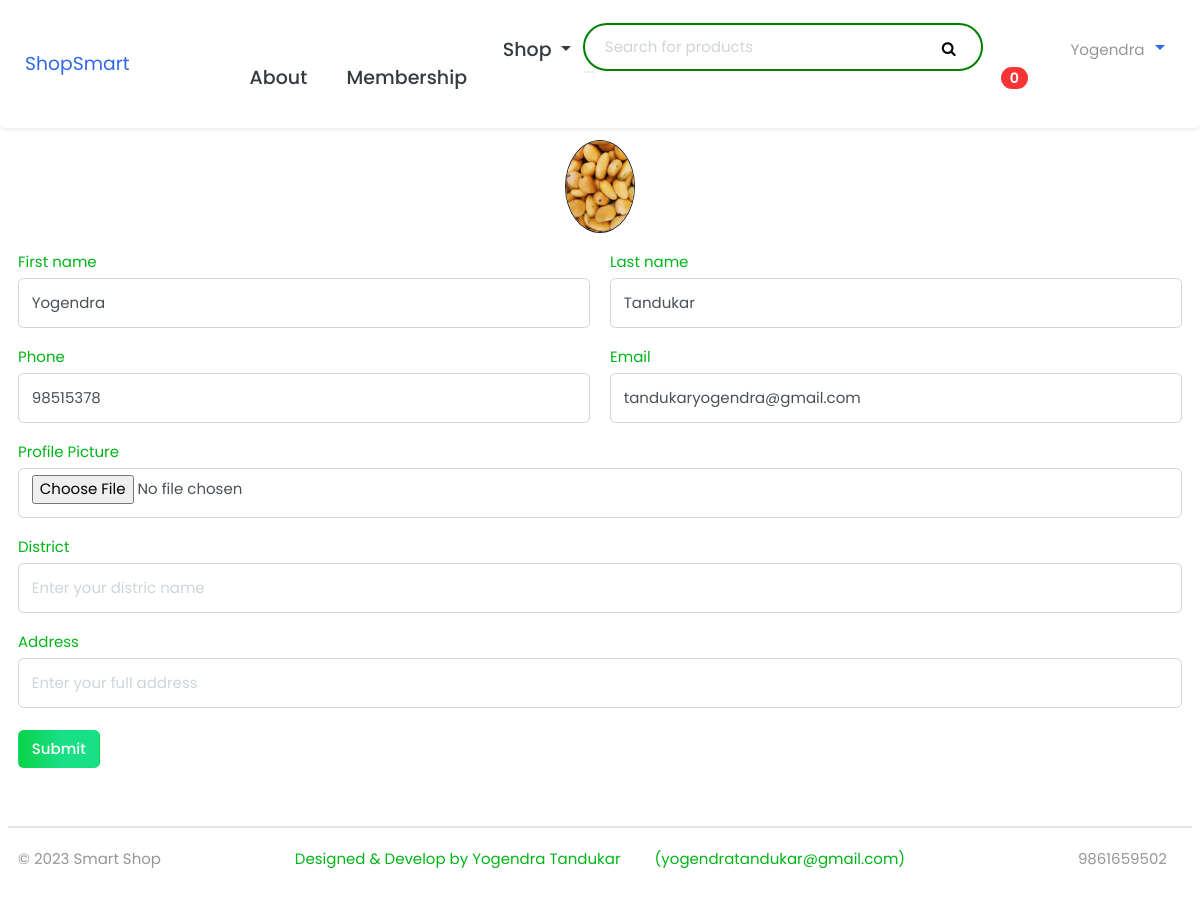
Page /accounts/editProfile/ (signed in) on the committed database.
### accounts/models.py (models this page shows, shortened)
class Account(AbstractBaseUser):
    first_name = models.CharField(max_length=50)
    last_name = models.CharField(max_length=50)
    username = models.CharField(max_length=50, unique=True)
    email  = models.EmailField(max_length=100, unique=True)
    phone_number = models.CharField(max_length=100)
    country = models.CharField(max_length=100, blank=True)
    date_joined = models.DateTimeField(auto_now_add=True)
    last_login = models.DateTimeField(auto_now_add=True)
    is_admin = models.BooleanField(default=False)
    is_staff = models.BooleanField(default=False)
    is_active = models.BooleanField(default=False)
    is_superadmin = models.BooleanField(default=False)
    USERNAME_FIELD  = 'email' #this is to make email default login method
    REQUIRED_FIELDS = ['first_name','last_name','username']
    objects = MyAccountManager() #informing this class about the above class

class UserProfile(models.Model):
    user = models.OneToOneField(Account, on_delete=models.CASCADE)
    state = models.CharField(max_length=50, blank=True)
    area = models.CharField(max_length=50, blank=True)
    profile_picture = models.ImageField(blank=True, upload_to='userprofile')
    address = models.CharField(blank=True, max_length=100)

### accounts/views.py (the view)
# urls.py: path("editProfile/", views.editProfile, name="editProfile"),
@login_required(login_url='login')
def editProfile(request):
    userprofile = get_object_or_404(UserProfile, user=request.user) #gets the userprofile
    if request.method == 'POST':
        user_form = UserForm(request.POST, instance=request.user) #instance because we want to edit form
        profile_form = UserProfileForm(request.POST,request.FILES, instance=userprofile) #file upload request.FILES
        if user_form.is_valid() and profile_form.is_valid():
            user_form.save()
            profile_form.save()
            messages.success(request, "Profile updated")
            return redirect('dashboard')
    else:
        user_form = UserForm(instance=request.user)
        profile_form = UserProfileForm(instance=userprofile)
    context = {
        'user_form' : user_form,
        'profile_form' : profile_form,
        'userprofile' : userprofile,
    }
    return render(request, 'accounts/edit_profile.html', context)

### accounts/forms.py
class UserForm(forms.ModelForm):
    class Meta:
        model = Account
        fields = ['first_name','last_name', 'phone_number','email']
    def __init__(self, *args, **kwargs):
        super(UserForm, self).__init__(*args, **kwargs)
        self.fields['first_name'].widget.attrs['placeholder'] = "Enter your first name"
        self.fields['last_name'].widget.attrs['placeholder'] = "Enter your last name"
        self.fields['phone_number'].widget.attrs['placeholder'] = "Enter your phone number"
        for field in self.fields:
            self.fields[field].widget.attrs['class'] = 'form-control'

class UserProfileForm(forms.ModelForm):
    profile_picture = forms.ImageField(required=False, error_messages={'invalid':("Image files only")},widget=forms.FileInput)
    class Meta:
        model = UserProfile
        fields = ['state','area','address','profile_picture']
    def __init__(self, *args, **kwargs):
        super(UserProfileForm, self).__init__(*args, **kwargs)
        self.fields['state'].widget.attrs['placeholder'] = "Enter your distric name"
        self.fields['area'].widget.attrs['placeholder'] = "Enter your area name"
        self.fields['address'].widget.attrs['placeholder'] = "Enter your full address"
        for field in self.fields:
            self.fields[field].widget.attrs['class'] = 'form-control'

### carts/context_processors.py (called while the page is built)
def counter(request):
    cart_count = 0
    if 'admin' in request.path:
        return {}
    else:
        try:
            cart = Cart.objects.filter(cart_id=_cart_id(request))
            if request.user.is_authenticated:
                cart_items = CartItem.objects.filter(user=request.user)
            else:
                cart_items = CartItem.objects.all().filter(cart=cart[:1])
            for cart_item in cart_items:
                cart_count += cart_item.quantity
        except Cart.DoesNotExist:
            cart_count = 0
    return dict(cart_count=cart_count)

### carts/views.py (called while the page is built)
def _cart_id(request):
    cart = request.session.session_key
    if not cart:
        cart = request.session.create()
    return cart

### category/context_processors.py (called while the page is built)
def menu_links(request):
    link = Category.objects.all()
    return dict(links=link)

### category/models.py (called while the page is built)
    def get_url(self):
        return reverse('product_by_category', args=[self.slug])

### templates/accounts/edit_profile.html (shortened to what this page needs)
{% extends 'base.html' %}
{% load static %}
{% block content %}
{% include 'includes/navbar.html' %}
<div class="container">
    <div class="row padding-y">
        <div class="col-md-12">
            <form method="POST" action="{% url 'editProfile' %}" enctype="multipart/form-data">
                <div class="row">
                    <div class="form-group col-sm-12 text-center">
                        <img src="{% if userprofile.profile_picture %}{{userprofile.profile_picture.url}}{% endif %}"
                      alt="Profile Picture" class="img-fluid rounded-circle border border-dark border-3"
                      style="width: 70px;">
                    </div>
                    <div class="form-group col-sm-6">
                        <label for="">First name</label>
                        {{user_form.first_name}}
                    </div>
                    <div class="form-group col-sm-6">
                        <label for="">Last name</label>
                        {{user_form.last_name}}
                    </div>
                    <div class="form-group col-sm-6">
                        <label for="">Phone</label>
                        {{user_form.phone_number}}
                    </div>
                    <div class="form-group col-sm-6">
                        <label for="">Email</label>
                        {{user_form.email}}
                    </div>
                    <div class="form-group col-sm-12">
                        <label for="">Profile Picture</label>
                        {{profile_form.profile_picture}}
                    </div>
                    <div class="form-group col">
                        <label for="">District</label>
                        {{profile_form.state}}
                    </div>
                    <div class="form-group col-sm-12">
                        <label for="">Address</label>
                        {{profile_form.address}}
                        <br>
                        <input type="submit" class="btn btn-success" name="submit">
                    </div>
                </div>
            </form>
        </div>
    </div>
</div>
{% endblock content %}

### templates/includes/navbar.html (shortened to what this page needs)
{% load static %}
<header class="section-header">
    <nav class="navbar navbar-expand-sm fixed-top shadow-sm mb-5 bg-white rounded" id="n">
        <div class="container py-3">
            <a href="{% url 'home' %}" class="navbar-brand "> ShopSmart
            </a>
            <div class="collapse navbar-collapse" id="navbarContent">
                <ul class="navbar-nav">
                    <li class="nav-item">
                        <a href="{% url 'about' %}" class=" ml-2 mr-2 nav-link btn">  About</a>
                    </li>
                    <li class="nav-item">
                        <a href="{% url 'member' %}" class=" ml-2 mr-2 nav-link btn">  Membership </a>
                    </li>
                    <li class="nav-item dropdown">
                        <a class="nav-link btn dropdown-toggle btn" href="#" id="categoriesDropdown" role="button" data-toggle="dropdown" aria-haspopup="true" aria-expanded="false">
                            </i> Shop
                        </a>
                    </li>
                    <li class="nav-item">
                        <form action="{% url 'search' %}" class="form-inline my-2 my-lg-0" method="GET">
                            <input class="form-control mr-sm-2" type="text" placeholder="Search for products" name="keyword" id="nav-search">
                            <button type="submit"><i class="fa fa-search"></i></button>
                        </form>
                    </li>
                    <li class="nav-item">
                        <a href="{% url 'cart' %}" class="nav-link" aria-label="Cart">
                          <i class="fas fa-shopping-cart" id="kart" data-toggle="tooltip" data-placement="top" title="View Cart"></i>
                          <span class="badge badge-pill badge-danger">{{ cart_count }}</span>
                        </a>
                    </li>
                    <li class="nav-item dropdown text-md-right">
                        <a href="#" class="nav-link dropdown-toggle" id="userDropdown" role="button" data-toggle="dropdown" aria-haspopup="true" aria-expanded="false">
                            {% if user.id is not None %}
                                <small class=" text-muted"> {{user.first_name}}</small>
                            {% else %}
                                <small class="text-muted">Login <i class="fa-regular"></i> </small>
                            {% endif %}
                        </a>
                    </li>
                </ul>
            </div>
        </div>
    </nav>
</header>

### static/css/ui.css (style rules this page uses)
html { font-family: "Inter", sans-serif; font-size: 15px; }
.padding-y { padding-top: 40px; padding-bottom: 40px; }
article:after, .form-group:after { display: block; clear: both; content: ""; }
.bg-white { background-color: #fff; }

### static/css/custom.css (style rules this page uses)
* { font-family: 'Poppins'; }

### templates/includes/navbar.html (style rules this page uses)
.navbar-brand { margin-right:100px; }
#nav-search { border: 2px solid green ; border-radius: 100px; color: #000; height: fit-content; width: 400px; padding-top: 11px; padding-bottom: 11px; font-size: 15px; }
.fa-search { position: absolute; left: auto; top: 50%; transform: translateY(-50%); }
#kart { font-size: 24px; color: lightgreen; }
.form-inline { position: relative; }
.form-inline .form-control { padding-left: 20px; }
.form-inline .fa-search { position: right; right: 35px; top: 50%; transform: translateY(-50%); }
.form-inline button { outline:none; border:none; }

### rows in the picture
Account: first_name "Yogendra", last_name "Tandukar", phone_number "98515378", email "tandukaryogendra@gmail.com"
UserProfile: profile_picture (picture)

### other values in the picture
{{ cart_count }} "0"
